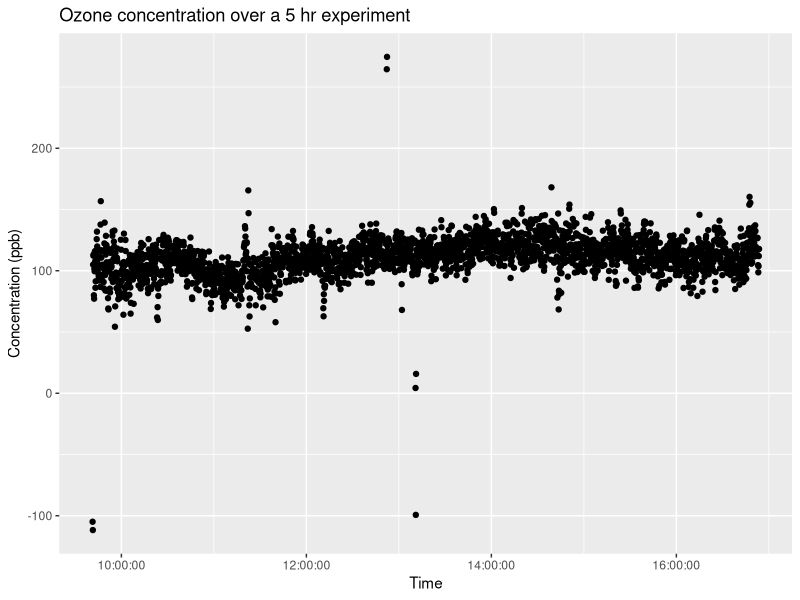

Write R code to recreate this figure.
## ---- chunk 1
2+2
## ---- chunk 2
(1000 * pi) / 2

(2 * 3) + (5 * 4)
## ---- chunk 3
x <- 10 / 2
x
## ---- chunk 4
fifty <- 50
fifty

howdy <- "Howdy world!"
howdy

t <- TRUE
t
## ---- chunk 5
num <- c(1, 2, 3, 4, 5)
num

char <- c("blue", "green", "red")
char

log <- c(T, T, T, F, F, F)
log
## ---- chunk 6
hi <- list("Hello", c(5,10,15,20), c(T, T, F))
str(hi)
hi
## ---- chunk 7
mat <- matrix(data = c(3, 4, 1, 6, 2, 9), ncol = 3, nrow = 2)
mat
## ---- chunk 8
#load relevant packages
library(readr)
library(ggplot2)

#import ozone data set
ozone <- read_csv("./data/Ozone_oxidationexp.csv")

#plot ozone concentration vs. time
ggplot(data = ozone, aes(x = Time, y = Concentration)) +
  geom_point() + ggtitle("Ozone concentration over a 5 hr experiment") +
  ylab ("Concentration (ppb)")
## ---- chunk 9
#Title: Ozone time series script
#Author: Georgia Green
#Date: January 8, 2072
## ---- chunk 10
# Heading Text
## Subheading Text
